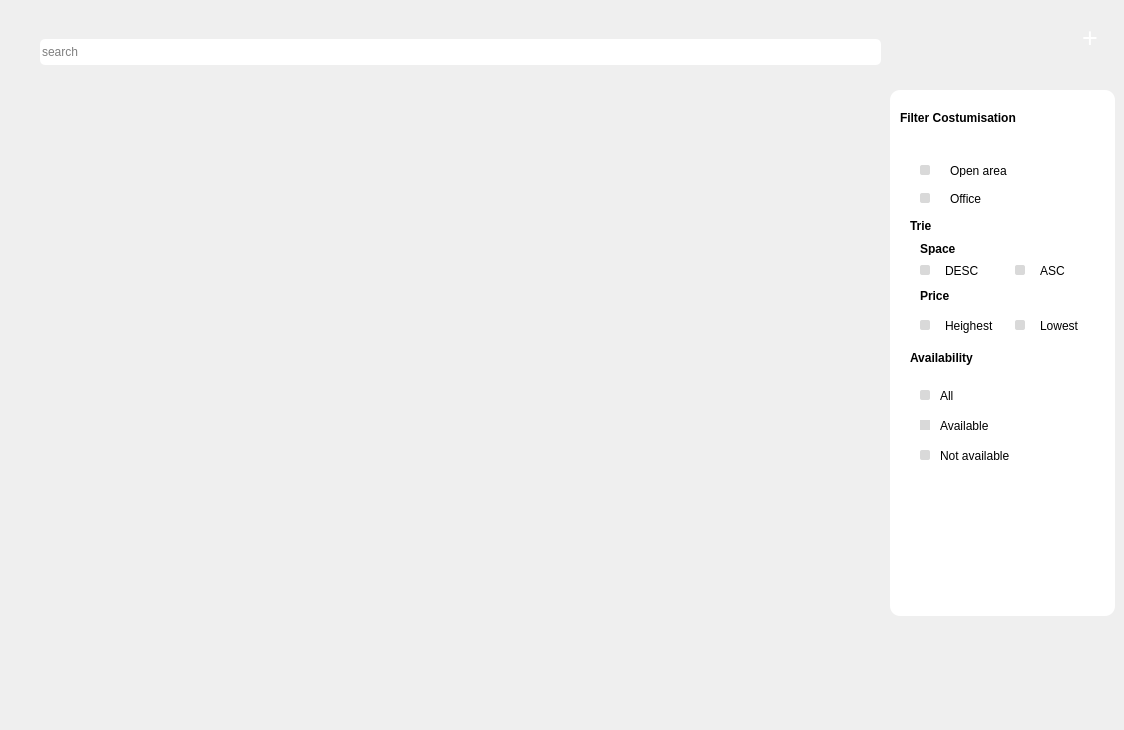
      <widget class="QWidget" name="add_reservation_page">
       <widget class="QPushButton" name="search_button_office_2">
        <property name="geometry">
         <rect>
          <x>860</x>
          <y>20</y>
          <width>31</width>
          <height>24</height>
         </rect>
        </property>
        <property name="styleSheet">
         <string notr="true">background:transparent;</string>
        </property>
        <property name="text">
         <string/>
        </property>
        <property name="flat">
         <bool>true</bool>
        </property>
       </widget>
       <widget class="QWidget" name="Filter_office_widget_2" native="true">
        <property name="geometry">
         <rect>
          <x>890</x>
          <y>90</y>
          <width>225</width>
          <height>526</height>
         </rect>
        </property>
        <property name="styleSheet">
         <string notr="true">background-color:white;
border-radius:10px;</string>
        </property>
        <widget class="QLabel" name="Filter_office_title_2">
         <property name="geometry">
          <rect>
           <x>10</x>
           <y>20</y>
           <width>150</width>
           <height>15</height>
          </rect>
         </property>
         <property name="styleSheet">
          <string notr="true">position: absolute;
width: 150px;
height: 15px;

font-family: 'Inter';
font-style: normal;
font-weight: bold;
font-size: 12px;
line-height: 15px;
/* identical to box height */

letter-spacing: 0.15em;

color: #000000;</string>
         </property>
         <property name="text">
          <string>Filter Costumisation</string>
         </property>
        </widget>
        <widget class="QLabel" name="filter_office_icon_2">
         <property name="geometry">
          <rect>
           <x>188</x>
           <y>20</y>
           <width>24</width>
           <height>24</height>
          </rect>
         </property>
         <property name="text">
          <string/>
         </property>
         <property name="pixmap">
          <pixmap resource="res.qrc">:/img/img/Filter_icon.png</pixmap>
         </property>
        </widget>
        <widget class="QLabel" name="Open_area_2">
         <property name="geometry">
          <rect>
           <x>60</x>
           <y>75</y>
           <width>69</width>
           <height>12</height>
          </rect>
         </property>
         <property name="styleSheet">
          <string notr="true">position: absolute;
width: 150px;
height: 15px;

font-family: 'Inter';
font-style: normal;

font-size: 12px;
line-height: 15px;
/* identical to box height */

letter-spacing: 0.15em;

color: #000000;</string>
         </property>
         <property name="text">
          <string>Open area</string>
         </property>
        </widget>
        <widget class="QLabel" name="Office_text_2">
         <property name="geometry">
          <rect>
           <x>60</x>
           <y>103</y>
           <width>69</width>
           <height>12</height>
          </rect>
         </property>
         <property name="styleSheet">
          <string notr="true">position: absolute;
width: 150px;
height: 15px;

font-family: 'Inter';
font-style: normal;

font-size: 12px;
line-height: 15px;
/* identical to box height */

letter-spacing: 0.15em;

color: #000000;</string>
         </property>
         <property name="text">
          <string>Office</string>
         </property>
        </widget>
        <widget class="QLabel" name="trie_text_2">
         <property name="geometry">
          <rect>
           <x>20</x>
           <y>130</y>
           <width>69</width>
           <height>12</height>
          </rect>
         </property>
         <property name="styleSheet">
          <string notr="true">position: absolute;
width: 150px;
height: 15px;

font-family: 'Inter';
font-style: normal;
font-weight:bold;
font-size: 12px;
line-height: 15px;
/* identical to box height */

letter-spacing: 0.15em;

color: #000000;</string>
         </property>
         <property name="text">
          <string>Trie </string>
         </property>
        </widget>
        <widget class="QLabel" name="DESC_text_2">
         <property name="geometry">
          <rect>
           <x>55</x>
           <y>175</y>
           <width>69</width>
           <height>12</height>
          </rect>
         </property>
         <property name="styleSheet">
          <string notr="true">position: absolute;
width: 150px;
height: 15px;

font-family: 'Inter';
font-style: normal;

font-size: 12px;
line-height: 15px;
/* identical to box height */

letter-spacing: 0.15em;

color: #000000;</string>
         </property>
         <property name="text">
          <string>DESC</string>
         </property>
        </widget>
        <widget class="QLabel" name="Heighest_text_2">
         <property name="geometry">
          <rect>
           <x>55</x>
           <y>228</y>
           <width>69</width>
           <height>16</height>
          </rect>
         </property>
         <property name="styleSheet">
          <string notr="true">position: absolute;
width: 150px;
height: 15px;

font-family: 'Inter';
font-style: normal;

font-size: 12px;
line-height: 15px;
/* identical to box height */

letter-spacing: 0.15em;

color: #000000;</string>
         </property>
         <property name="text">
          <string>Heighest</string>
         </property>
        </widget>
        <widget class="QPushButton" name="open_area_button_2">
         <property name="geometry">
          <rect>
           <x>30</x>
           <y>75</y>
           <width>10</width>
           <height>10</height>
          </rect>
         </property>
         <property name="styleSheet">
          <string notr="true">position: absolute;
width: 10px;
height: 10px;

background: #D9D9D9;
border-radius: 2px;</string>
         </property>
         <property name="text">
          <string/>
         </property>
        </widget>
        <widget class="QPushButton" name="heighest_button_2">
         <property name="geometry">
          <rect>
           <x>30</x>
           <y>230</y>
           <width>10</width>
           <height>10</height>
          </rect>
         </property>
         <property name="styleSheet">
          <string notr="true">position: absolute;
width: 10px;
height: 10px;

background: #D9D9D9;
border-radius: 2px;</string>
         </property>
         <property name="text">
          <string/>
         </property>
        </widget>
        <widget class="QPushButton" name="desc_button_2">
         <property name="geometry">
          <rect>
           <x>30</x>
           <y>175</y>
           <width>10</width>
           <height>10</height>
          </rect>
         </property>
         <property name="styleSheet">
          <string notr="true">position: absolute;
width: 10px;
height: 10px;

background: #D9D9D9;
border-radius: 2px;</string>
         </property>
         <property name="text">
          <string/>
         </property>
        </widget>
        <widget class="QPushButton" name="lowest_button_2">
         <property name="geometry">
          <rect>
           <x>125</x>
           <y>230</y>
           <width>10</width>
           <height>10</height>
          </rect>
         </property>
         <property name="styleSheet">
          <string notr="true">position: absolute;
width: 10px;
height: 10px;

background: #D9D9D9;
border-radius: 2px;</string>
         </property>
         <property name="text">
          <string/>
         </property>
        </widget>
        <widget class="QPushButton" name="office_button_2">
         <property name="geometry">
          <rect>
           <x>30</x>
           <y>103</y>
           <width>10</width>
           <height>10</height>
          </rect>
         </property>
         <property name="styleSheet">
          <string notr="true">position: absolute;
width: 10px;
height: 10px;

background: #D9D9D9;
border-radius: 2px;</string>
         </property>
         <property name="text">
          <string/>
         </property>
        </widget>
        <widget class="QPushButton" name="asc_button_2">
         <property name="geometry">
          <rect>
           <x>125</x>
           <y>175</y>
           <width>10</width>
           <height>10</height>
          </rect>
         </property>
         <property name="styleSheet">
          <string notr="true">position: absolute;
width: 10px;
height: 10px;

background: #D9D9D9;
border-radius: 2px;</string>
         </property>
         <property name="text">
          <string/>
         </property>
        </widget>
        <widget class="QPushButton" name="available_button_2">
         <property name="geometry">
          <rect>
           <x>30</x>
           <y>330</y>
           <width>10</width>
           <height>10</height>
          </rect>
         </property>
         <property name="styleSheet">
          <string notr="true">position: absolute;
width: 10px;
height: 10px;

background: #D9D9D9;
border-radius: 10px;</string>
         </property>
         <property name="text">
          <string/>
         </property>
        </widget>
        <widget class="QPushButton" name="not_available_button_2">
         <property name="geometry">
          <rect>
           <x>30</x>
           <y>360</y>
           <width>10</width>
           <height>10</height>
          </rect>
         </property>
         <property name="styleSheet">
          <string notr="true">position: absolute;
width: 10px;
height: 10px;

background: #D9D9D9;
border-radius: 2px;</string>
         </property>
         <property name="text">
          <string/>
         </property>
        </widget>
        <widget class="QPushButton" name="all_button_2">
         <property name="geometry">
          <rect>
           <x>30</x>
           <y>300</y>
           <width>10</width>
           <height>10</height>
          </rect>
         </property>
         <property name="styleSheet">
          <string notr="true">position: absolute;
width: 10px;
height: 10px;

background: #D9D9D9;
border-radius: 2px;</string>
         </property>
         <property name="text">
          <string/>
         </property>
        </widget>
        <widget class="QLabel" name="NotAvailable_text_2">
         <property name="geometry">
          <rect>
           <x>50</x>
           <y>360</y>
           <width>69</width>
           <height>12</height>
          </rect>
         </property>
         <property name="styleSheet">
          <string notr="true">position: absolute;
width: 150px;
height: 15px;

font-family: 'Inter';
font-style: normal;

font-size: 12px;
line-height: 15px;
/* identical to box height */

letter-spacing: 0.15em;

color: #000000;</string>
         </property>
         <property name="text">
          <string>Not available</string>
         </property>
        </widget>
        <widget class="QLabel" name="all_text_2">
         <property name="geometry">
          <rect>
           <x>50</x>
           <y>300</y>
           <width>69</width>
           <height>12</height>
          </rect>
         </property>
         <property name="styleSheet">
          <string notr="true">position: absolute;
width: 150px;
height: 15px;

font-family: 'Inter';
font-style: normal;

font-size: 12px;
line-height: 15px;
/* identical to box height */

letter-spacing: 0.15em;

color: #000000;</string>
         </property>
         <property name="text">
          <string>All</string>
         </property>
        </widget>
        <widget class="QLabel" name="ASC_text_2">
         <property name="geometry">
          <rect>
           <x>150</x>
           <y>175</y>
           <width>69</width>
           <height>12</height>
          </rect>
         </property>
         <property name="styleSheet">
          <string notr="true">position: absolute;
width: 150px;
height: 15px;

font-family: 'Inter';
font-style: normal;

font-size: 12px;
line-height: 15px;
/* identical to box height */

letter-spacing: 0.15em;

color: #000000;</string>
         </property>
         <property name="text">
          <string>ASC</string>
         </property>
        </widget>
        <widget class="QLabel" name="available_text_2">
         <property name="geometry">
          <rect>
           <x>50</x>
           <y>330</y>
           <width>69</width>
           <height>12</height>
          </rect>
         </property>
         <property name="styleSheet">
          <string notr="true">position: absolute;
width: 150px;
height: 15px;

font-family: 'Inter';
font-style: normal;

font-size: 12px;
line-height: 15px;
/* identical to box height */

letter-spacing: 0.15em;

color: #000000;</string>
         </property>
         <property name="text">
          <string>Available</string>
         </property>
        </widget>
        <widget class="QLabel" name="Lowest_text_2">
         <property name="geometry">
          <rect>
           <x>150</x>
           <y>230</y>
           <width>69</width>
           <height>12</height>
          </rect>
         </property>
         <property name="styleSheet">
          <string notr="true">position: absolute;
width: 150px;
height: 15px;

font-family: 'Inter';
font-style: normal;

font-size: 12px;
line-height: 15px;
/* identical to box height */

letter-spacing: 0.15em;

color: #000000;</string>
         </property>
         <property name="text">
          <string>Lowest</string>
         </property>
        </widget>
        <widget class="QLabel" name="price_text_2">
         <property name="geometry">
          <rect>
           <x>30</x>
           <y>200</y>
           <width>69</width>
           <height>12</height>
          </rect>
         </property>
         <property name="styleSheet">
          <string notr="true">position: absolute;
width: 150px;
height: 15px;

font-family: 'Inter';
font-style: normal;

font-size: 12px;
line-height: 15px;
font-weight:bold;
/* identical to box height */

letter-spacing: 0.15em;

color: #000000;</string>
         </property>
         <property name="text">
          <string>Price</string>
         </property>
        </widget>
        <widget class="QLabel" name="date_text_2">
         <property name="geometry">
          <rect>
           <x>30</x>
           <y>153</y>
           <width>69</width>
           <height>12</height>
          </rect>
         </property>
         <property name="styleSheet">
          <string notr="true">position: absolute;
width: 150px;
height: 15px;

font-family: 'Inter';
font-style: normal;
font-weight:bold;
font-size: 12px;
line-height: 15px;
/* identical to box height */

letter-spacing: 0.15em;

color: #000000;</string>
         </property>
         <property name="text">
          <string>Space</string>
         </property>
        </widget>
        <widget class="QLabel" name="availabilty_2">
         <property name="geometry">
          <rect>
           <x>20</x>
           <y>260</y>
           <width>69</width>
           <height>16</height>
          </rect>
         </property>
         <property name="styleSheet">
          <string notr="true">position: absolute;
width: 150px;
height: 15px;

font-family: 'Inter';
font-style: normal;

font-size: 12px;
line-height: 15px;
font-weight:bold;
/* identical to box height */

letter-spacing: 0.15em;

color: #000000;</string>
         </property>
         <property name="text">
          <string>Availability</string>
         </property>
        </widget>
       </widget>
       <widget class="QWidget" name="list_of_offices_2" native="true">
        <property name="geometry">
         <rect>
          <x>0</x>
          <y>10</y>
          <width>881</width>
          <height>711</height>
         </rect>
        </property>
        <widget class="QScrollArea" name="scrollArea_reservation">
         <property name="geometry">
          <rect>
           <x>18</x>
           <y>60</y>
           <width>861</width>
           <height>539</height>
          </rect>
         </property>
         <property name="styleSheet">
          <string notr="true">#scrollArea_reservation{
border:none;
}
#scrollArea{
	border:none;
}
QScrollBar:vertical{
border:none;
background-color: rgb(59, 59, 90);
width:7px;
margin:15px 0 15px 0;
border-radius:0px;
}
QScrollBar::handle:vertical
{
	background-color: rgb(80, 80, 122);
	min-height:30px;
	border-radius:7px;

}
QScrollBar::handle:vertical:hover
{
	background-color:#92B4E2;
}
QScrollBar::handle:vertical:pressed
{
background-color:#222E3C;
}
/*Sub line Top*/
QScrollBar::sub-line:vertical
{
	border:none;
	background-color: rgb(59, 59, 90);
	height:15px;
	border-top-left-radius:7px;
	border-top-right-radius:7px;
	subcontrol-position:top;
	subcontrol-origin:margin;
}
QScrollBar::sub-line:vertical:hover{
	background-color:#92B4E2;
}
QScrollBar::sub-line:vertical:pressed{
	background-color:#222E3C;
}
/*Sub line Bottom*/
QScrollBar::add-line:vertical
{
	border:none;
	background-color: rgb(59, 59, 90);
	height:15px;
	border-bottom-left-radius:7px;
	border-bottom-right-radius:7px;
	subcontrol-position:bottom;
	subcontrol-origin:margin;
}
QScrollBar::add-line:vertical:hover{
	background-color:#92B4E2;
}
QScrollBar::add-line:vertical:pressed{
	background-color:#222E3C;
}
QScrollBar::up-arrow:vertical,QScrollBar:down-arrow:vertical
{
	background:none;
}
QScrollBar::up-arrow:vertical,QScrollBar:down-arrow:vertical
{
background:none;
}</string>
         </property>
         <property name="widgetResizable">
          <bool>true</bool>
         </property>
         <property name="alignment">
          <set>Qt::AlignLeading|Qt::AlignLeft|Qt::AlignTop</set>
         </property>
         <widget class="QWidget" name="scrollAreaWidgetContents_7">
          <property name="geometry">
           <rect>
            <x>0</x>
            <y>0</y>
            <width>861</width>
            <height>539</height>
           </rect>
          </property>
          <layout class="QVBoxLayout" name="CardsLayout_4"/>
         </widget>
        </widget>
        <widget class="QLineEdit" name="search_line_office_3">
         <property name="geometry">
          <rect>
           <x>40</x>
           <y>29</y>
           <width>841</width>
           <height>26</height>
          </rect>
         </property>
         <property name="styleSheet">
          <string notr="true">position: absolute;
width: 841px;
height: 26px;

background: #FFFFFF;
border-radius: 5px;</string>
         </property>
         <property name="placeholderText">
          <string>search</string>
         </property>
        </widget>
        <widget class="QLabel" name="search_icon_office_label_3">
         <property name="geometry">
          <rect>
           <x>852</x>
           <y>31</y>
           <width>24</width>
           <height>24</height>
          </rect>
         </property>
         <property name="text">
          <string/>
         </property>
         <property name="pixmap">
          <pixmap resource="res.qrc">:/img/img/search_black_24dp.svg</pixmap>
         </property>
        </widget>
        <widget class="QPushButton" name="search_button_office_3">
         <property name="geometry">
          <rect>
           <x>846</x>
           <y>30</y>
           <width>31</width>
           <height>24</height>
          </rect>
         </property>
         <property name="styleSheet">
          <string notr="true">background:transparent;</string>
         </property>
         <property name="text">
          <string/>
         </property>
         <property name="flat">
          <bool>true</bool>
         </property>
        </widget>
       </widget>
       <widget class="QPushButton" name="add_reservation_btn">
        <property name="geometry">
         <rect>
          <x>1070</x>
          <y>20</y>
          <width>40</width>
          <height>40</height>
         </rect>
        </property>
        <property name="font">
         <font>
          <pointsize>20</pointsize>
         </font>
        </property>
        <property name="styleSheet">
         <string notr="true">#add_reservation_btn{background-color:transparent;
padding-bottom:6px;
color:white;}
#add_reservation_btn:hover
{
	font-weight:bold;
}</string>
        </property>
        <property name="text">
         <string>+</string>
        </property>
        <property name="flat">
         <bool>true</bool>
        </property>
       </widget>
       <widget class="QLabel" name="background_add_office_btn_2">
        <property name="geometry">
         <rect>
          <x>1070</x>
          <y>20</y>
          <width>40</width>
          <height>40</height>
         </rect>
        </property>
        <property name="text">
         <string/>
        </property>
        <property name="pixmap">
         <pixmap resource="res.qrc">:/img/img/blue_circle.png</pixmap>
        </property>
       </widget>
       <widget class="QLabel" name="check_cercle_All_2">
        <property name="geometry">
         <rect>
          <x>923</x>
          <y>393</y>
          <width>4</width>
          <height>4</height>
         </rect>
        </property>
        <property name="text">
         <string/>
        </property>
        <property name="pixmap">
         <pixmap resource="res.qrc">:/img/img/check_cercle.png</pixmap>
        </property>
       </widget>
       <widget class="QLabel" name="check_cercle_lowest_2">
        <property name="geometry">
         <rect>
          <x>1018</x>
          <y>323</y>
          <width>4</width>
          <height>4</height>
         </rect>
        </property>
        <property name="text">
         <string/>
        </property>
        <property name="pixmap">
         <pixmap resource="res.qrc">:/img/img/check_cercle.png</pixmap>
        </property>
       </widget>
       <widget class="QLabel" name="check_cercle_DESC_2">
        <property name="geometry">
         <rect>
          <x>923</x>
          <y>268</y>
          <width>4</width>
          <height>4</height>
         </rect>
        </property>
        <property name="text">
         <string/>
        </property>
        <property name="pixmap">
         <pixmap resource="res.qrc">:/img/img/check_cercle.png</pixmap>
        </property>
       </widget>
       <widget class="QLabel" name="check_cercle_heighest_2">
        <property name="geometry">
         <rect>
          <x>923</x>
          <y>323</y>
          <width>4</width>
          <height>4</height>
         </rect>
        </property>
        <property name="text">
         <string/>
        </property>
        <property name="pixmap">
         <pixmap resource="res.qrc">:/img/img/check_cercle.png</pixmap>
        </property>
       </widget>
       <widget class="QLabel" name="check_cercle_openArea_2">
        <property name="geometry">
         <rect>
          <x>923</x>
          <y>168</y>
          <width>4</width>
          <height>4</height>
         </rect>
        </property>
        <property name="text">
         <string/>
        </property>
        <property name="pixmap">
         <pixmap resource="res.qrc">:/img/img/check_cercle.png</pixmap>
        </property>
       </widget>
       <widget class="QLabel" name="check_cercle_ASC_2">
        <property name="geometry">
         <rect>
          <x>1018</x>
          <y>268</y>
          <width>4</width>
          <height>4</height>
         </rect>
        </property>
        <property name="text">
         <string/>
        </property>
        <property name="pixmap">
         <pixmap resource="res.qrc">:/img/img/check_cercle.png</pixmap>
        </property>
       </widget>
       <widget class="QLabel" name="check_cercle_available_2">
        <property name="geometry">
         <rect>
          <x>923</x>
          <y>423</y>
          <width>4</width>
          <height>4</height>
         </rect>
        </property>
        <property name="text">
         <string/>
        </property>
        <property name="pixmap">
         <pixmap resource="res.qrc">:/img/img/check_cercle.png</pixmap>
        </property>
       </widget>
       <widget class="QLabel" name="check_cercle_not_available_2">
        <property name="geometry">
         <rect>
          <x>923</x>
          <y>453</y>
          <width>4</width>
          <height>4</height>
         </rect>
        </property>
        <property name="text">
         <string/>
        </property>
        <property name="pixmap">
         <pixmap resource="res.qrc">:/img/img/check_cercle.png</pixmap>
        </property>
       </widget>
       <widget class="QLabel" name="check_cercle_office_2">
        <property name="geometry">
         <rect>
          <x>923</x>
          <y>196</y>
          <width>4</width>
          <height>4</height>
         </rect>
        </property>
        <property name="text">
         <string/>
        </property>
        <property name="pixmap">
         <pixmap resource="res.qrc">:/img/img/check_cercle.png</pixmap>
        </property>
       </widget>
       <zorder>search_button_office_2</zorder>
       <zorder>Filter_office_widget_2</zorder>
       <zorder>list_of_offices_2</zorder>
       <zorder>background_add_office_btn_2</zorder>
       <zorder>add_reservation_btn</zorder>
       <zorder>check_cercle_All_2</zorder>
       <zorder>check_cercle_lowest_2</zorder>
       <zorder>check_cercle_DESC_2</zorder>
       <zorder>check_cercle_heighest_2</zorder>
       <zorder>check_cercle_openArea_2</zorder>
       <zorder>check_cercle_ASC_2</zorder>
       <zorder>check_cercle_available_2</zorder>
       <zorder>check_cercle_not_available_2</zorder>
       <zorder>check_cercle_office_2</zorder>
      </widget>
